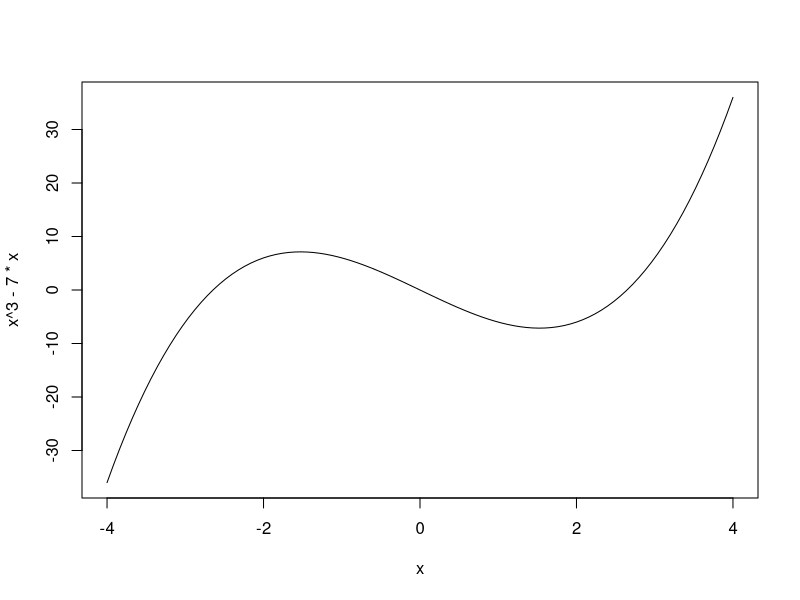
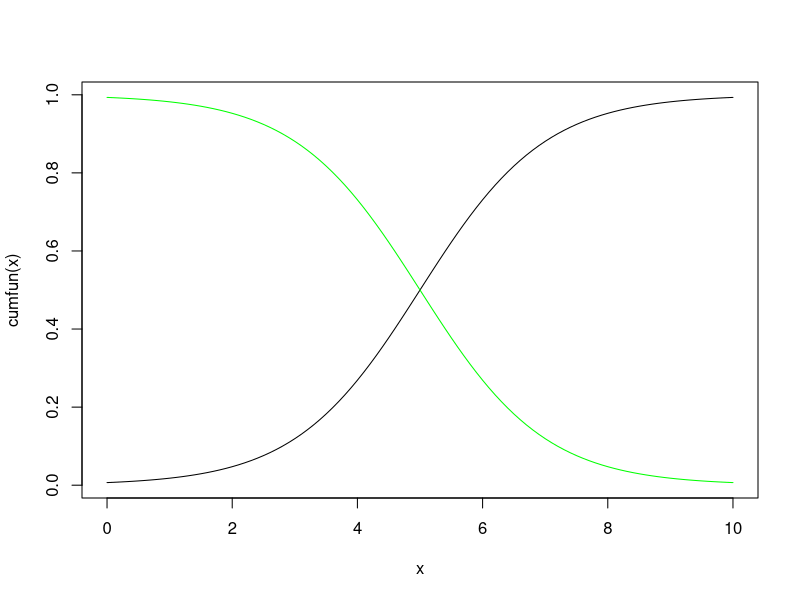

Recreate these plots in R, in order. (Note: this script raises an error after producing the figures.)
library(ggplot2)    # always load ggplot2 library first

# === basic ===
curve(x^3 - 7*x, from=-4, to=4)

# --- plot a user-defined function ---
# in: numeric vector, out: numeric vector
cumfun <- function(xvec) {
  1/(1 + exp(-xvec + 5))
}
curve(cumfun(x), from=0, to=10)
curve(1-cumfun(x), add=TRUE, col='green')   # append to same figure


# === qplot() ===
qplot(c(0, 10), fun=cumfun, stat='function', geom='line')

# === ggplot() ===
# try geom='point'
g <- ggplot(data.frame(x=c(0, 10)), aes(x=x))   # store it first
g + stat_function(fun=cumfun, geom='line')  # try geom='point'